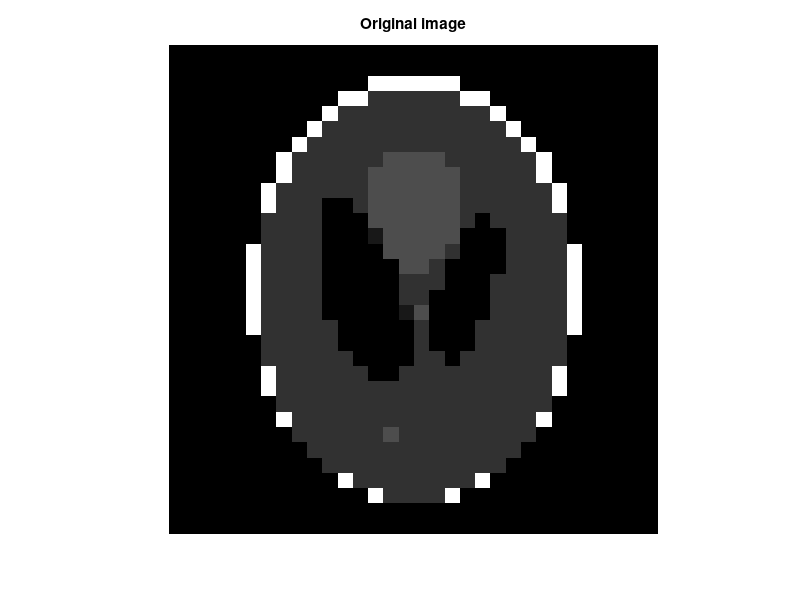

Here is the MATLAB script that generated this plot: (Note: this script raises an error after producing the figure.)
%% Example TVDNoA
% Example to demonstrate TVoA_B2 solver, where an additional operator is
% included in the TV norm of the TVDN problem.


%% Clear workspace
clc;
clear;

%% Define paths
addpath misc/
addpath prox_operators/

%% Parameters
N = 32;
input_snr = 1; % Noise level (on the measurements)
randn('seed', 1);

%% Load an image
im_ref = phantom(N);
%
figure(1);
imagesc(im_ref); axis image; axis off;
colormap gray; title('Original image'); drawnow;

%% Create an artifial operator to test prox_TVoS
S = randn(N^2, N^2)/N^2;
im = reshape(S\im_ref(:), N, N); % S*im is thus sparse in TV

%% Add Gaussian i.i.d. noise to im
y = im;
sigma_noise = 10^(-input_snr/20)*std(im_ref(:));
y = y + randn(size(y))*sigma_noise;

%% Solving modified ROF
% Parameters for TVDN
param.verbose = 2; % Print log or not
param.gamma = 1; % Converge parameter
param.rel_obj = 1e-4; % Stopping criterion for the TVDN problem
param.max_iter = 100; % Max. number of iterations for the TVDN problem
param.max_iter_TV = 100; % Max. nb. of iter. for the sub-problem (proximal TV operator)
param.nu_B2 = 1; % Bound on the norm of the measurement operator (Id here)
param.tight_B2 = 1; % Indicate that A is a tight frame (1) or not (0)
param.nu_TV = norm(S)^2; % Bound on the norm of the operator S
func_S = @(x) reshape(S*x(:), N, N);
func_St = @(x) reshape(S'*x(:), N, N);
% Tolerance on noise
epsilon = sqrt(chi2inv(0.99, numel(im)))*sigma_noise;
% Identity
A = @(x) x;
% Solve
sol = sopt_mltb_dr_TVDNoA(y, epsilon, A, A, func_S, func_St, param);
% Show reconstructed image
figure(2);
imagesc(func_S(sol)); axis image; axis off;
colormap gray; title('Reconstructed image'); drawnow;
